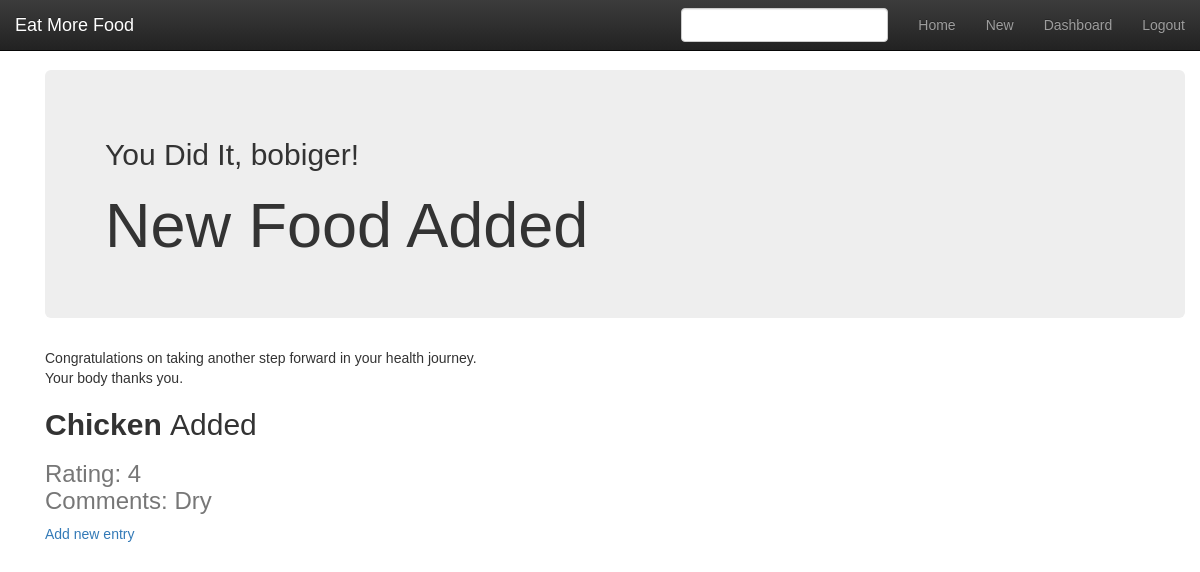
Screenshot of /entries/added/ (signed in) with the database file from the repository.
### entries/models.py (models this page shows, shortened)
class NewFood(models.Model):
    name = models.CharField(max_length=20)
    rating = models.IntegerField(default=5)
    comments = models.TextField()
    date_added = models.DateTimeField(auto_now_add=True)
    class Meta:
            verbose_name_plural = 'newfoods'

### entries/views.py (the view)
# urls.py: path('added/', views.added, name='added'),
def added(request):
    last_entry = NewFood.objects.latest('date_added')
    return render(request, 'entries/added.html', {'last_entry':last_entry})

### entries/templates/entries/added.html (shortened to what this page needs)
{% load static %}
<!DOCTYPE html>
<html lang="en">
<head>
  {% block styles %}
  <link href="{% static 'entries/bootstrap.min.css' %}" rel="stylesheet">
  <link href="{% static 'entries/bootstrap-theme.min.css' %}" rel="stylesheet">
  <link href="{% static 'entries/theme.css' %}" rel="stylesheet">
  <link href="{% static 'bootstrap/wtf.html' %}" rel="stylesheet">
  {% endblock %}
</head>
{% block content %}
<body>
  <nav class="navbar navbar-inverse navbar-fixed-top">
    <div class="container-fluid">
      <div class="navbar-header">
        <a class="navbar-brand" href="#">Eat More Food</a>
      </div>
      <div id="navbar" class="navbar-collapse collapse">
        <ul class="nav navbar-nav navbar-right">
          <li><a href="{% url 'home' %}">Home</a></li>
          <li><a href="{% url 'add' %}">New</a></li>
          <li><a href="{% url 'past' %}">Dashboard</a></li>
          {% if user.is_authenticated %}
            <li><a href="{% url 'logout' %}">Logout</a></li>
          {% else %}
            <li><a class="navbar-link" href="{% url 'mpjct:signup' %}">Signup</a></li>
            <li><a class="navbar-link" href="{% url 'mpjct:user_login' %}">Login</a></li>
          {% endif %}
        </ul>
        <form class="navbar-form navbar-right">
          <input type="text" class="form-control" gplaceholder="Search...">
        </form>
      </div>
    </div>
  </nav>
  <div class="container">
    <div class="container theme-showcase" role="main">
      <div class="jumbotron">
        <h2>You Did It, {{ user }}!</h2>
        <h1>New Food Added</h1>
      </div>
      <div>Congratulations on taking another step forward in your health journey. <br>Your body thanks you.</div>
      <div>
        <h2><b>{{ last_entry.name }} </b>Added</h2>
        <h3><span class="text-muted">Rating: {{ last_entry.rating }}</span><br>
        <span class="text-muted">Comments: {{ last_entry.comments }}</span>
</h3>
      </div>
      <div class="content">
        <a href="{% url 'add' %}">Add new entry</a>
      </div>
</body>
</html>
{% endblock %}

### entries/static/entries/theme.css (style rules this page uses)
body { padding-top: 70px; padding-bottom: 30px; }

### rows the page displays
NewFood: name "Chicken", rating "4", comments "Dry"

### other values shown
{{ user }} "bobiger"
